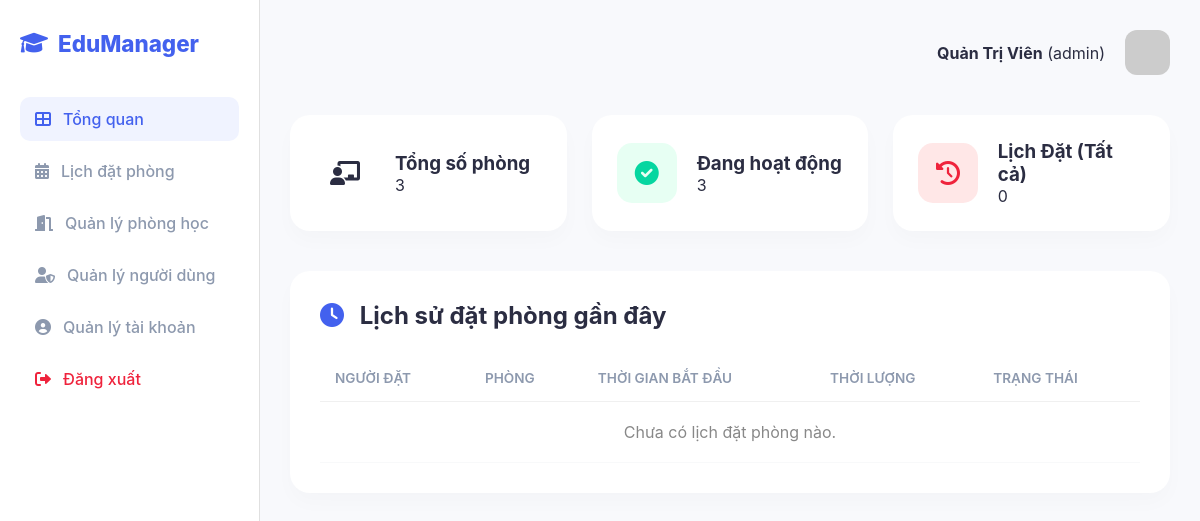
The app's page /dashboard (signed in) with its own data.
### app.py (models this page shows)
class User(Base):
    __tablename__ = "users"
    id = Column(Integer, primary_key=True, index=True)
    username = Column(String, unique=True, index=True)
    password = Column(String)
    email = Column(String, unique=True)
    phone = Column(String)
    role = Column(String, default="teacher")
    full_name = Column(String)
    verification_code = Column(String, nullable=True)

### app.py (the view)
@app.get("/dashboard", response_class=HTMLResponse)
async def dashboard(request: Request, db: Session = Depends(get_db)):
    u = get_current_user(request, db)
    if not u: return RedirectResponse("/")
    rooms = db.query(Classroom).all()
    booking_count = db.query(Booking).count() if u.role == 'admin' else db.query(Booking).filter(Booking.user_id == u.id).count()
    bookings_db = db.query(Booking).order_by(Booking.id.desc()).limit(10).all()
    history = []
    for b in bookings_db:
        r = db.query(Classroom).filter(Classroom.id == b.room_id).first()
        history.append({"booker": b.booker_name, "room_name": r.room_name if r else "Unknown", "time": b.start_time, "duration": b.duration_hours, "status": b.status})
    return templates.TemplateResponse("index.html", {
        "request": request, "username": u.username, "full_name": u.full_name, "role": u.role,
        "classrooms": rooms, "total_rooms": len(rooms), "active_rooms": len([r for r in rooms if r.status=='Available']),
        "booking_count": booking_count, "history": history
    })

### templates/index.html (shortened to what this page needs)
<!DOCTYPE html>
<html lang="vi">
<head>
    <link rel="stylesheet" href="/static/style.css">
    <link rel="stylesheet" href="https://cdnjs.cloudflare.com/ajax/libs/font-awesome/6.0.0/css/all.min.css">
</head>
<body>
    <div class="container">
        <aside class="sidebar">
            <div class="logo">
                <a href="/dashboard" style="text-decoration: none; color: inherit; display: flex; align-items: center; gap: 10px;">
                    <i class="fas fa-graduation-cap"></i><span>EduManager</span>
                </a>
            </div>
            <nav>
                <ul>
                    <li><a href="/dashboard" class="active"><i class="fas fa-th-large"></i> Tổng quan</a></li>
                    {% if role == 'admin' or role == 'teacher' %}
                    <li><a href="/booking-scheduler"><i class="fas fa-calendar-alt"></i> Lịch đặt phòng</a></li>
                    <li><a href="/room-management"><i class="fas fa-door-open"></i> Quản lý phòng học</a></li>
                    {% endif %}
                    {% if role == 'admin' %}
                    <li><a href="/user-management"><i class="fas fa-user-shield"></i> Quản lý người dùng</a></li>
                    {% endif %}
                    <li><a href="/profile"><i class="fas fa-user-circle"></i> Quản lý tài khoản</a></li>
                    <li class="logout-item"><a href="/logout" style="color: #ef233c;"><i class="fas fa-sign-out-alt"></i> Đăng xuất</a></li>
                </ul>
            </nav>
        </aside>
        <main class="main-content">
            <header>
                <div class="user-profile">
                    <div class="info"><strong>{{ full_name if full_name else username }}</strong> ({{ role }})</div>
                    <img src="https://ui-avatars.com/api/?name={{ full_name if full_name else username }}&background=4361ee&color=fff&size=128" alt="Avatar">
                </div>
            </header>
            <section class="stats-grid">
                <div class="stat-card purple" onclick="window.location.href='/room-management'" style="cursor: pointer;">
                    <div class="stat-icon"><i class="fas fa-chalkboard-teacher"></i></div>
                    <div class="stat-info">
                        <h3>Tổng số phòng</h3>
                        <p>{{ total_rooms }}</p>
                    </div>
                </div>
                <div class="stat-card green" onclick="window.location.href='/room-management?filter=Available'" style="cursor: pointer;">
                    <div class="stat-icon"><i class="fas fa-check-circle"></i></div>
                    <div class="stat-info">
                        <h3>Đang hoạt động</h3>
                        <p>{{ active_rooms }}</p>
                    </div>
                </div>
                {% if role == 'admin' %}
                <div class="stat-card red" onclick="window.location.href='/booking-scheduler'" style="cursor: pointer;">
                {% else %}
                <div class="stat-card red" onclick="window.location.href='/profile'" style="cursor: pointer;">
                {% endif %}
                    <div class="stat-icon"><i class="fas fa-history"></i></div>
                    <div class="stat-info">
                        <h3>Lịch Đặt ({{ 'Tất cả' if role == 'admin' else 'Của bạn' }})</h3>
                        <p>{{ booking_count }}</p>
                    </div>
                </div>
            </section>
            <section class="data-section">
                <div class="section-header">
                    <h2><i class="fas fa-clock" style="color: #4361ee; margin-right: 10px;"></i> Lịch sử đặt phòng gần đây</h2>
                </div>
                <div class="table-container">
                    <table>
                        <thead>
                            <tr>
                                <th>Người đặt</th>
                                <th>Phòng</th>
                                <th>Thời gian bắt đầu</th>
                                <th>Thời lượng</th>
                                <th>Trạng thái</th>
                            </tr>
                        </thead>
                        <tbody>
                            {% for item in history %}
                            <tr>
                                <td><strong>{{ item.booker }}</strong></td>
                                <td>{{ item.room_name }}</td>
                                <td>
                                    {{ item.time.split('T')[0] }}
                                    <span style="color:#888; font-size:0.8rem;"> ({{ item.time.split('T')[1][:5] }})</span>
                                </td>
                                <td>{{ item.duration }}</td>
                                <td>
                                    <span style="background:#e6fffa; color:#06d6a0; padding:4px 8px; border-radius:4px; font-weight:bold; font-size:0.8rem;">Thành công</span>
                                </td>
                            </tr>
                            {% else %}
                            <tr><td colspan="5" style="text-align:center; padding: 20px; color:#888;">Chưa có lịch đặt phòng nào.</td></tr>
                            {% endfor %}
                        </tbody>
                    </table>
                </div>
            </section>
        </main>
    </div>
</body>
</html>

### static/style.css (style rules this page uses)
:root { --primary-color: #4361ee; --secondary-color: #3f37c9; --bg-color: #f8f9fc; --sidebar-color: #ffffff; --text-main: #2b2d42; --text-sub: #8d99ae; --white: #ffffff; --danger: #ef233c; --success: #06d6a0; }
* { margin: 0; padding: 0; box-sizing: border-box; font-family: 'Inter', sans-serif; }
body { background-color: var(--bg-color); color: var(--text-main); }
.container { display: flex; min-height: 100vh; }
.sidebar { width: 260px; background: var(--sidebar-color); border-right: 1px solid #e0e0e0; padding: 30px 20px; display: flex; flex-direction: column; }
.logo { display: flex; align-items: center; gap: 12px; font-size: 1.4rem; font-weight: 800; color: var(--primary-color); margin-bottom: 40px; }
.sidebar ul { list-style: none; }
.sidebar ul li { margin-bottom: 8px; }
.sidebar ul li a { text-decoration: none; color: var(--text-sub); padding: 12px 15px; display: flex; align-items: center; gap: 12px; border-radius: 10px; transition: all 0.3s; font-weight: 500; }
.sidebar ul li a:hover, .sidebar ul li a.active { background: #f0f3ff; color: var(--primary-color); }
.main-content { flex: 1; padding: 30px; }
header { display: flex; justify-content: space-between; margin-bottom: 40px; }
.user-profile { display: flex; align-items: center; gap: 20px; }
.user-profile img { width: 45px; border-radius: 12px; }
.stats-grid { display: grid; grid-template-columns: repeat(auto-fit, minmax(250px, 1fr)); gap: 25px; margin-bottom: 40px; }
.stat-card { background: white; padding: 25px; border-radius: 20px; display: flex; align-items: center; gap: 20px; box-shadow: 0 10px 20px rgba(0,0,0,0.02); transition: transform 0.3s; }
.stat-icon { width: 60px; height: 60px; border-radius: 15px; display: grid; place-items: center; font-size: 1.5rem; }
.red .stat-icon { background: #ffe7e7; color: #ef233c; }
.green .stat-icon { background: #e7fff3; color: #06d6a0; }
.data-section { background: white; padding: 30px; border-radius: 20px; box-shadow: 0 10px 20px rgba(0,0,0,0.02); }
.section-header { display: flex; justify-content: space-between; align-items: center; margin-bottom: 25px; }
table { width: 100%; border-collapse: collapse; }
table th { text-align: left; padding: 15px; color: var(--text-sub); font-weight: 600; font-size: 0.85rem; text-transform: uppercase; border-bottom: 1px solid #f0f0f0; }
table td { padding: 20px 15px; border-bottom: 1px solid #f8f9fa; }
.logout-item i { color: var(--danger); }

### records on screen
User: full_name "Quản Trị Viên", role "admin", role "Tất cả"

### other values on screen
{{ total_rooms }} "3"
{{ active_rooms }} "3"
{{ booking_count }} "0"
